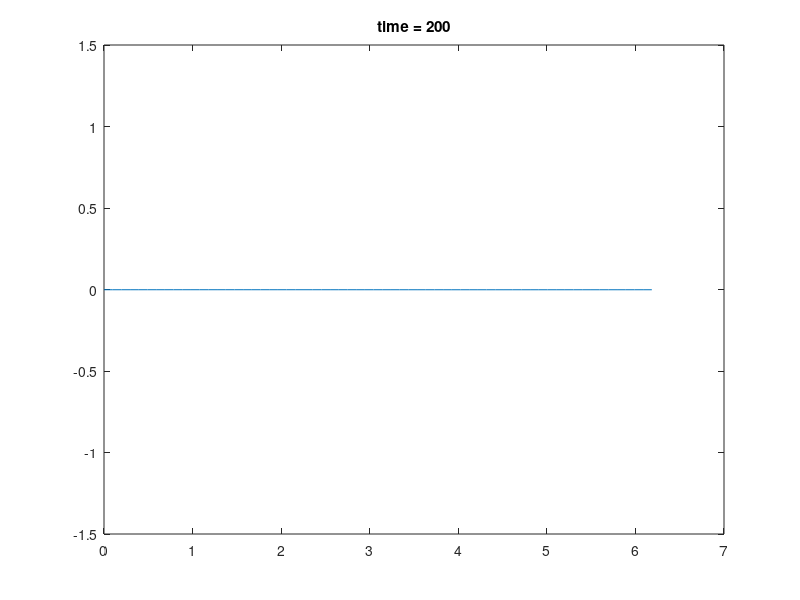

The MATLAB source for this figure:
clear all;
pause on;

initialX = 0;
stepSizeX = pi/32;
finalX = 63/32*pi;

initialT = 0;
stepSizeT = .5;
finalT = 200;

velocity = -1;

h= stepSizeT/(2*stepSizeX);

finalStepT = (finalT-initialT)/stepSizeT;
finalStepX = (finalX-initialX)/stepSizeX+1; 

x = (initialX-stepSizeX):stepSizeX:(finalX+stepSizeX);
A = zeros(length(x),length(x));
u = sin(x + velocity*initialT); %my initial condition has to be the final result of the model
%I think the initial plot of u might have more points than the plots in the
%for loop

figure(1)
plot(x, u)
axis([initialX, finalX, -1, 1])
b = u';
for t = 1:finalStepT
   for xidx = 1:1:finalStepX+2 %this will construct the matrix
       switch xidx
           case 1 %1st element: 2h+1 2nd element: -h last element = -h
               A(1,1) = 2*h+1;
               A(1,2) = -h;
               A(1,finalStepX+2) = -h;
           case (finalStepX+2) % 1st element: -h last element: 2h+1 2nd to last element: -h
               A(finalStepX+2,1) = -h;
               A(finalStepX+2,finalStepX+2) = 2*h+1;
               A(finalStepX+2,finalStepX+1) = -h;
           otherwise
               A(xidx,xidx) = 2*h+1; %u(t,x) term
               A(xidx,xidx+1) = -h; %u(t,x+1) term
               A(xidx,xidx-1) = -h; %u(t,x-1) term
       end
   end
   %disp(A) % 66x66
   %disp(length(u)) %66
   %b = eye(length(u)).*u;
   
   u = linsolve(A,b);
   b = u;
   
   %u(1) = u(finalStepX+1); %this logic should not have to change
   %u(finalStepX+1) = u(2); %this logic should not have to change
   plot((initialX:stepSizeX:finalX), u(2:(length(u)-1)))
   ylim([-1.5, 1.5])
   title(['time = ' num2str(t*stepSizeT+initialT)])
   pause(0.01);
end